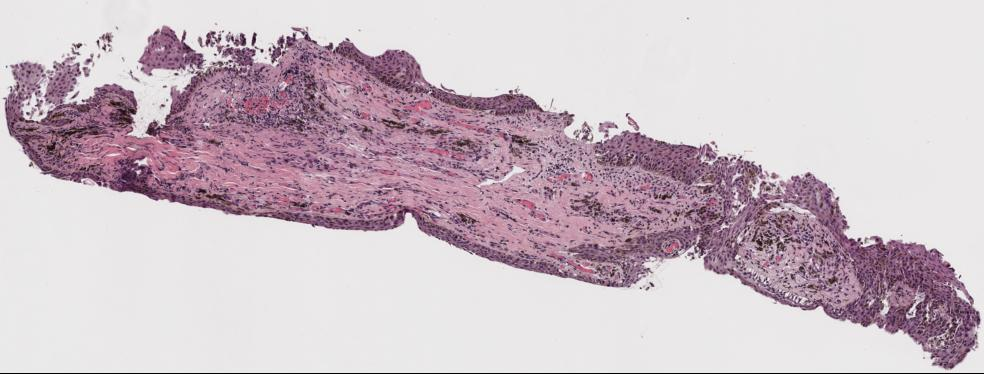
#> input picture Presentation 2/Thinkers/Kota Suzuki/images/thumbnail.jpg, 984 x 374 px, found by its file name
$ jupyter execute Anna_PatchingOnMaskDynamic.ipynb
#> lines starting #> are read from the running program, lines starting #| are printed output that depends on the picture; after the words box and inside, x2 and y2 are one past the last pixel; in counts of white or black regions, pixels touching at a corner belong together
[cell 1]
from PIL import Image
import pandas as pd
import matplotlib.pyplot as plt
import matplotlib.image as mpimg
import numpy as np
import os
import cv2
import random

# Anna
### Takes an image of a tissue slice and an image of an epithelium extract from Qupath an inputs

[cell 2]
def apply_mask():

    # Open the JPG and PNG images
    jpg_path = '/Users/annaroney/Downloads/Stat390_Anna/QuPath_work/1:22 patching test/data/2/thumbnail.jpg' # path to the tissue slice
    png_mask_path = '/Users/annaroney/Downloads/Stat390_Anna/QuPath_work/1:22 patching test/export/h1857578B  h&e_ROI_2-labels.png' # path to the epithelium slice

    jpg_image = Image.open(jpg_path).convert("RGB")
#> jpg_image is the input picture: PIL image 984x374 RGB; mean R, G, B 204, 189.3, 197.9
    png_mask = Image.open(png_mask_path).convert("RGBA")
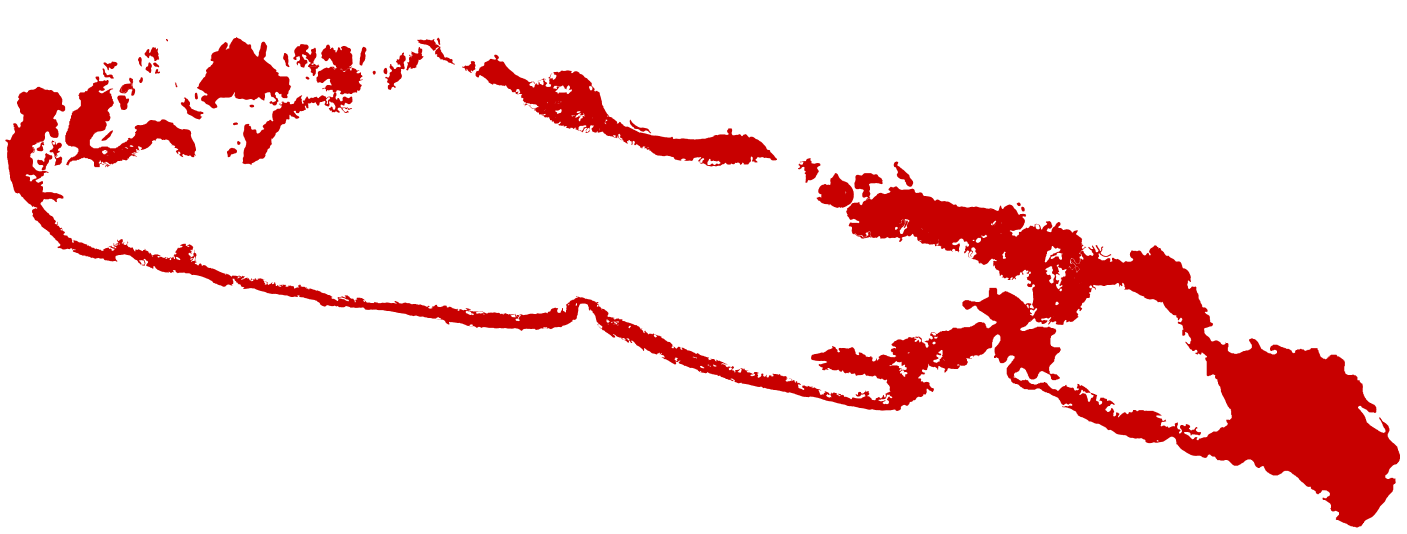
#> input picture Presentation 2/Thinkers/Kota Suzuki/images/h1857578B  h&e_ROI_2-labels.png, 9844 x 3736 px, found by its file name (shown at 1/7 size)

    # Resize the mask to match the JPG dimensions if they differ
    if jpg_image.size != png_mask.size:
        png_mask = png_mask.resize(jpg_image.size, Image.LANCZOS)
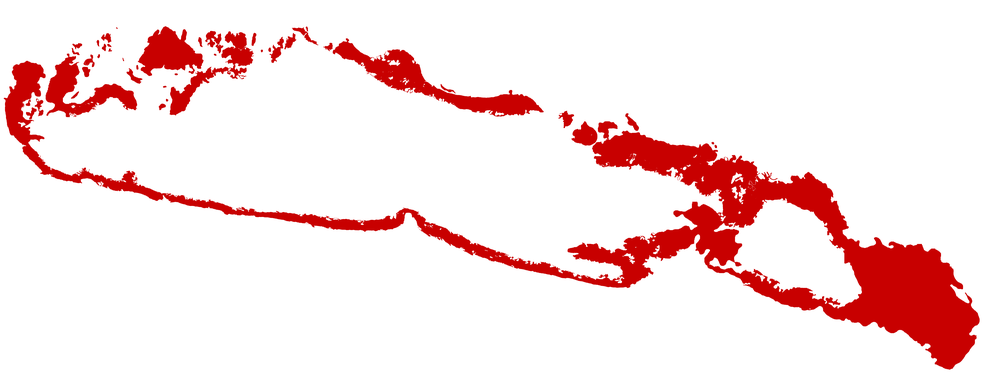
#> png_mask: PIL image 984x374 RGBA; mean R, G, B, A 248.2, 223.8, 223.8, 255

    # Convert both images to numpy arrays
    jpg_array = np.array(jpg_image)
    mask_array = np.array(png_mask)

    # Create a mask for the PNG: True where the PNG is not white
    non_white_mask = ~np.all(mask_array[:, :, :3] > 200, axis=-1)  # Mask where PNG is not white
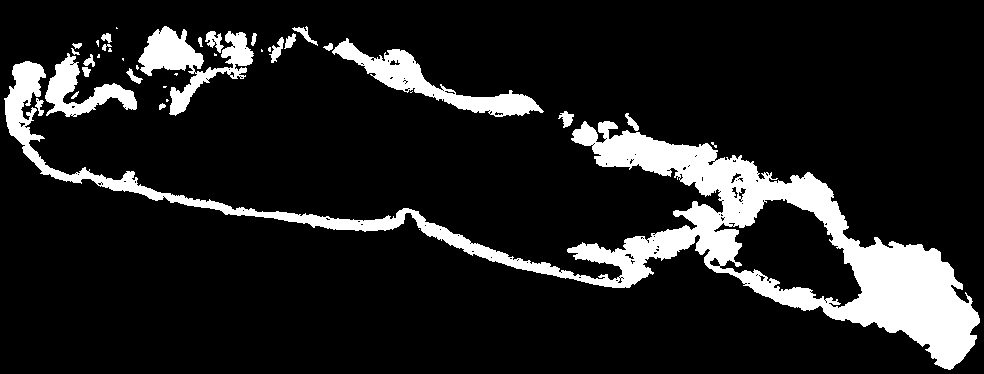
#> non_white_mask: shape (374, 984) bool; 12.9% white; 38 white regions (15 under 20 px), largest, box (x1, y1, x2, y2) and area: (4, 61, 980, 370) 36048, (332, 38, 544, 117) 3978, (138, 26, 254, 116) 3695

    # Create the final output image with a black background
    final_image_array = np.zeros_like(jpg_array)

    # Add white for stroma: Original white pixels in the JPG
    stroma_mask = np.all(jpg_array > 200, axis=-1)  # White pixels in JPG
#> stroma_mask: shape (374, 984) bool; 63.9% white; 61 black regions (48 under 20 px), largest, box (x1, y1, x2, y2) and area: (2, 25, 981, 370) 131020, (0, 373, 984, 374) 984, (96, 32, 114, 53) 189
    final_image_array[stroma_mask] = [0, 0, 0]  # Set stroma to white

    # Add red for mask: Areas in the PNG mask
    final_image_array[non_white_mask] = [254, 0, 0]  # Set mask areas to red
    mask = final_image_array
    # Set remaining original JPG pixels (not covered by PNG) to black
    non_masked_area = ~(stroma_mask | non_white_mask)  # Pixels not in stroma or mask
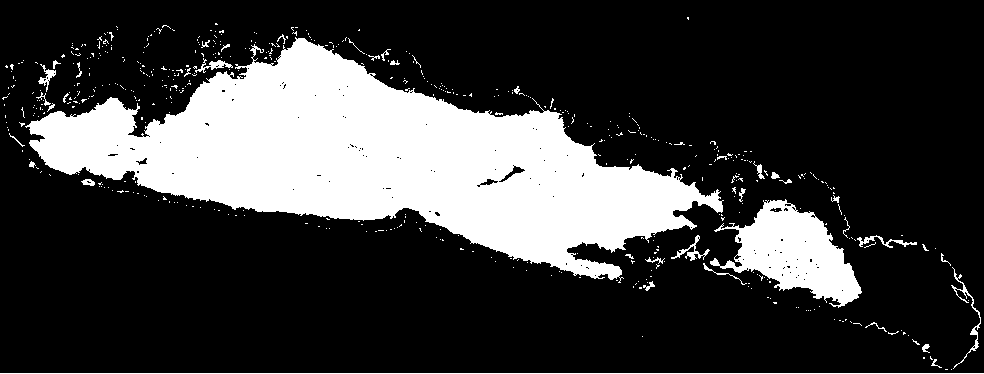
#> non_masked_area: shape (374, 984) bool; 23.4% white; 536 white regions (496 under 20 px), largest, box (x1, y1, x2, y2) and area: (25, 37, 724, 283) 73621, (710, 199, 862, 308) 7899, (0, 373, 984, 374) 984
    final_image_array[non_masked_area] = [255, 255, 255]  # Set uncovered pixels to black

    # Convert back to PIL image
    final_image = Image.fromarray(final_image_array)
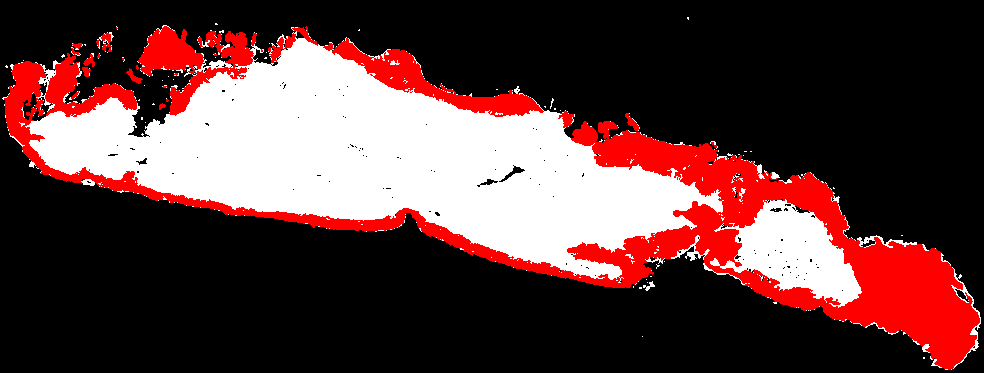
#> final_image: PIL image 984x374 RGB; mean R, G, B 92.5, 59.7, 59.7

    return final_image, mask


image, mask = apply_mask()
filename = '/Users/annaroney/Downloads/Stat390_Anna/QuPath_work/1:22 patching test/epitheliummask.png' # where you want your output to go
image.save(filename)

# Display the final image
plt.imshow(image)
plt.axis("off")
plt.show()

mask[mask == 255] = 0
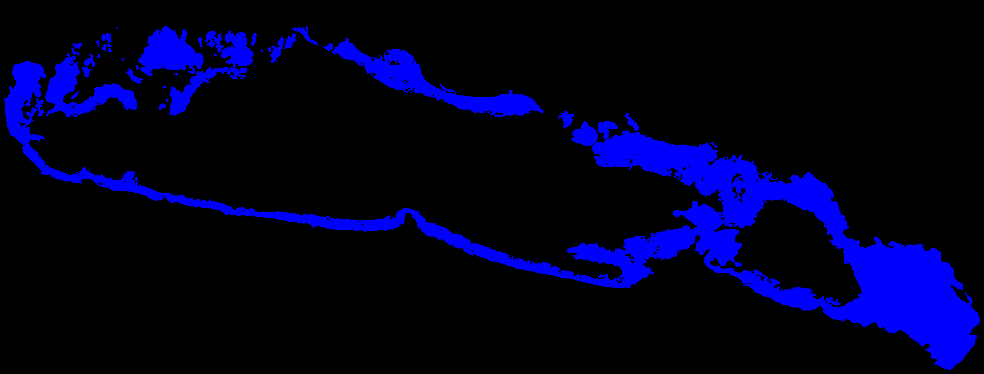
#> mask: shape (374, 984, 3); mean of channels 0, 1, 2 32.8, 0, 0; drawn as B, G, R
# mask = Image.fromarray(mask)
# mask

# Kota

### Using Alyssa's code as a base, dynamically changing the initial_size parameter to make patches more efficient

[cell 3]
# Load the image
image_path = '/Users/annaroney/Downloads/Stat390_Anna/QuPath_work/1:22 patching test/epitheliummask.png'
image = cv2.imread(image_path)

# Function to check if a region contains black, white, and non-black-white mask
def contains_black_white_mask(region):
    contains_black = np.any(np.all(region == [0, 0, 0], axis=-1))
    contains_white = np.any(np.all(region == [255, 255, 255], axis=-1))
    contains_mask = np.any((region != [0, 0, 0]).all(axis=-1) & (region != [255, 255, 255]).all(axis=-1))
    return contains_black and contains_white and contains_mask

# Mask for black areas, white areas, and non-black-white pixels
black_mask = cv2.inRange(image, np.array([0, 0, 0]), np.array([0, 0, 0]))
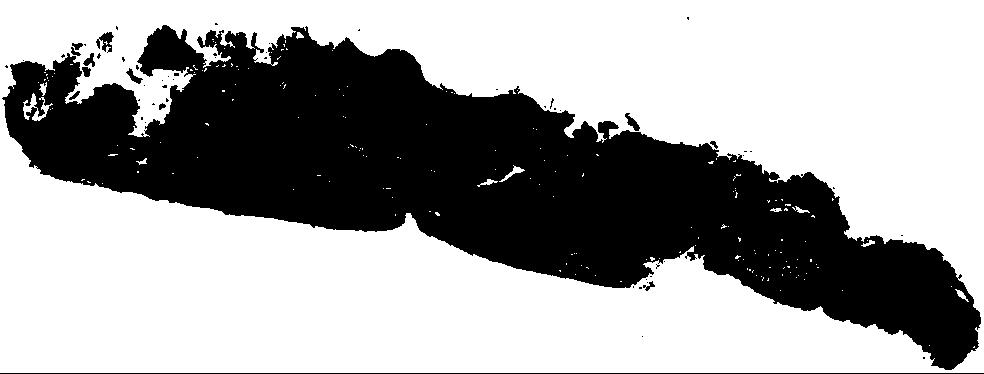
#> black_mask: shape (374, 984); 63.7% white; 60 black regions (47 under 20 px), largest, box (x1, y1, x2, y2) and area: (2, 25, 981, 370) 131731, (0, 373, 984, 374) 984, (96, 32, 114, 53) 189
white_mask = cv2.inRange(image, np.array([255, 255, 255]), np.array([255, 255, 255]))
non_black_white_mask = mask
non_black_white_mask = np.any(non_black_white_mask ==254, axis = 2).astype(int)

# Calculate distance to the nearest black and white pixels
black_distance = cv2.distanceTransform(255 - black_mask, cv2.DIST_L2, 3)
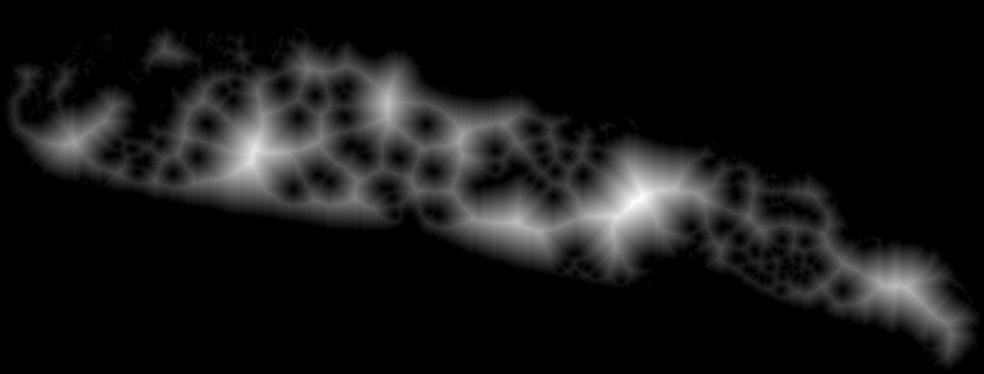
#> black_distance: shape (374, 984) float32; min 0, max 59.42, mean 5.2; drawn with min black and max white
white_distance = cv2.distanceTransform(255 - white_mask, cv2.DIST_L2, 3)
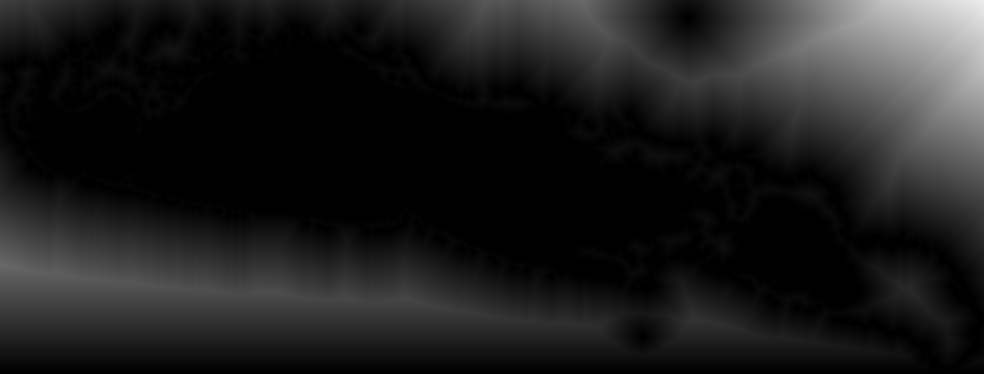
#> white_distance: shape (374, 984) float32; min 0, max 236.5, mean 29.7

# Find coordinates of non-black and non-white pixels
coordinates = np.column_stack(np.where(non_black_white_mask > 0))
#> coordinates = 47570 pairs, first value 26 to 369, second value 4 to 979

# Define the ratio tolerance range for balanced points
min_ratio, max_ratio = .7, 1.3

# Filter coordinates to only include balanced points
balanced_points = [
    coord for coord in coordinates
    if min_ratio <= (black_distance[coord[0], coord[1]] / white_distance[coord[0], coord[1]]) <= max_ratio
]
#> balanced_points = 19945 pairs, first value 27 to 369, second value 4 to 976

# Function to determine tissue orientation
def determine_orientation(mask):
    # Find non-zero epithelium pixels
    non_zero_coords = np.column_stack(np.where(mask > 0))
#> non_zero_coords has the same summary as coordinates outside determine_orientation
    y_min, y_max = non_zero_coords[:, 0].min(), non_zero_coords[:, 0].max()
#> y_min = 26; y_max = 369
    x_min, x_max = non_zero_coords[:, 1].min(), non_zero_coords[:, 1].max()
#> x_min = 4; x_max = 979
    # Compare height and width of the bounding box
    height = y_max - y_min
#> height = 343
    width = x_max - x_min
#> width = 975
    return "vertical" if height > width else "horizontal"

# Determine tissue orientation
tissue_orientation = determine_orientation(non_black_white_mask)
#> tissue_orientation = 'horizontal'
print(f"Tissue orientation: {tissue_orientation}")
#| Tissue orientation: horizontal

# Updated function to calculate epithelium width
def calculate_epithelium_width(row_or_col, mask, orientation):
    if orientation == "horizontal":
        # Use vertical slice for horizontally oriented tissue
        slice_mask = mask[:, row_or_col] # looks at the column
    else:
        # Use horizontal slice for vertically oriented tissue
        slice_mask = mask[row_or_col, :]

    # Convert the mask slice to binary (0 or 1)
    binary_slice = (slice_mask > 0).astype(int)

    # Count the maximum number of consecutive ones (nonzero values)
    max_width = 0
    current_width = 0
    for value in binary_slice: # value is an array
        if value == 1:
            current_width += 1
            max_width = max(max_width, current_width)
        else:
            current_width = 0

    return max_width

# Function to calculate overlap
def calculate_overlap(new_coords, existing_coords):
    overlap = len(new_coords.intersection(existing_coords)) / len(new_coords)
    return overlap

# Initialize variables
max_attempts = 1000
covered_coordinates = set()
rectangles = []
attempts = 0

# Start generating squares using only balanced points as starting locations
while len(balanced_points) > 0 and attempts < max_attempts:
    attempts += 1
    # Randomly select a new center point for the square from balanced points
    random.seed(attempts)
    random_coord = random.choice(balanced_points)
    center_x, center_y = int(random_coord[1]), int(random_coord[0])

    # Dynamically calculate the initial_size based on epithelium width
    if tissue_orientation == "horizontal":
        epithelium_width = calculate_epithelium_width(center_x, non_black_white_mask, tissue_orientation)
    else:
        epithelium_width = calculate_epithelium_width(center_y, non_black_white_mask, tissue_orientation)

    if epithelium_width < 20:
        initial_size = max(1, round(0.1 * epithelium_width))
    elif epithelium_width < 30:
        initial_size = round(0.15 * epithelium_width)
    elif epithelium_width < 50:
        initial_size = round(0.2 * epithelium_width)
    else:
        initial_size = round(0.4 * epithelium_width)

    num_squares_drawn = 0
    vertical_preference = False

    # Expansion phase for square
    while True:
        size = initial_size * (num_squares_drawn + 1)
        top, bottom = center_y - size, center_y + size
        left, right = center_x - size, center_x + size

        # Define regions at each corner of the square
        corner_checks = {
            "top_left": (top, left),
            "top_right": (top, right - initial_size),
            "bottom_left": (bottom - initial_size, left),
            "bottom_right": (bottom - initial_size, right - initial_size)
        }

        # Track how many corners are outside the mask
        corners_outside_count = 0

        for corner_name, (corner_y, corner_x) in corner_checks.items():
            # Ensure the region is within the image bounds
            if corner_y < 0 or corner_x < 0 or corner_y + initial_size > image.shape[0] or corner_x + initial_size > image.shape[1]:
                corners_outside_count += 1
                continue

            # Extract the corner region in the mask at this corner
            corner_region = non_black_white_mask[corner_y:corner_y + initial_size, corner_x:corner_x + initial_size]
            if not np.any(corner_region):
                corners_outside_count += 1

            if corners_outside_count >= 2:
                break

        if corners_outside_count >= 2:
            break  # Stop expanding

        num_squares_drawn += 1
        if num_squares_drawn > 15:  # Limit expansion if square becomes too large
            break

    # Get all coordinates in the current square
    new_square_coords = set((y, x) for y in range(max(0, top), min(image.shape[0], bottom))
                                    for x in range(max(0, left), min(image.shape[1], right)))
    # Check overlap with existing covered coordinates
    if calculate_overlap(new_square_coords, covered_coordinates) <= 0.2:
        covered_coordinates.update(new_square_coords)
        rectangles.append((left, top, right, bottom))

        # Draw the rectangle
        color = (0, 255, 0) if vertical_preference else (255, 0, 0)
        cv2.rectangle(image, (left, top), (right, bottom), color, 2)

        # Remove these coordinates from the non-black-white mask list and balanced points
        coordinates = np.array([coord for coord in coordinates if tuple(coord) not in new_square_coords])
        balanced_points = [coord for coord in balanced_points if tuple(coord) not in new_square_coords]
#> this loop made 1000 passes
#> (random_coord, center_x, center_y, epithelium_width, initial_size, overlap in calculate_overlap) on passes 1 to 12: ([100, 470], 470, 100, 14, 1, 0), ([63, 176], 176, 63, 36, 7, 0), ([201, 820], 820, 201, 40, 8, 0), ([225, 368], 368, 225, 18, 2, 0), ([244, 878], 878, 244, 89, 36, 0.0498), ([75, 44], 44, 75, 13, 1, 0), ([154, 657], 657, 154, 33, 7, 0), ([116, 13], 13, 116, 47, 9, 0), ([275, 751], 751, 275, 63, 25, 0.31), ([53, 405], 405, 53, 29, 4, 0), ([138, 576], 576, 138, 14, 1, 0), ([145, 603], 603, 145, 25, 4, 0)
#> (random_coord, center_x, center_y, epithelium_width, initial_size) on pass 52: ([107, 67], 67, 107, 36, 7)
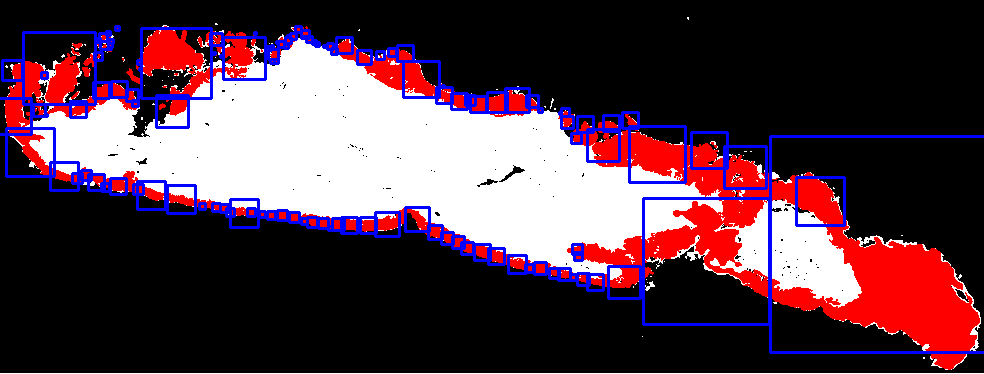
#> image: shape (374, 984, 3); mean B, G, R 70.9, 56.5, 84.3

# Display the resulting image with all rectangles
plt.figure(figsize=(10, 10))
plt.title("Image with Dynamic Square Sizes (Based on Orientation)")
plt.imshow(cv2.cvtColor(image, cv2.COLOR_BGR2RGB))
plt.axis("off")
plt.show()

lengths = []

# Print dimensions of each final rectangle as Length x Width
for i, (left, top, right, bottom) in enumerate(rectangles, 1):
    length = bottom - top  # Height of the rectangle
    width = right - left   # Width of the rectangle
    lengths.append(length)

    print(f"Rectangle {i} dimensions: Length = {length} pixels, Width = {width} pixels")
#> this loop made 124 passes
#> (left, top, right, bottom) on passes 1 to 12: (465, 95, 475, 105), (141, 28, 211, 98), (796, 177, 844, 225), (360, 217, 376, 233), (770, 136, 986, 352), (41, 72, 47, 78), (629, 126, 685, 182), (-5, 98, 31, 134), (397, 45, 413, 61), (571, 133, 581, 143), (587, 129, 619, 161), (93, 82, 109, 98)
#| Rectangle 1 dimensions: Length = 10 pixels, Width = 10 pixels
#| Rectangle 2 dimensions: Length = 70 pixels, Width = 70 pixels
#| Rectangle 3 dimensions: Length = 48 pixels, Width = 48 pixels
#| Rectangle 4 dimensions: Length = 16 pixels, Width = 16 pixels
#| Rectangle 5 dimensions: Length = 216 pixels, Width = 216 pixels
#| Rectangle 6 dimensions: Length = 6 pixels, Width = 6 pixels
#| Rectangle 7 dimensions: Length = 56 pixels, Width = 56 pixels
#| Rectangle 8 dimensions: Length = 36 pixels, Width = 36 pixels
#> (further printed lines are left out)
